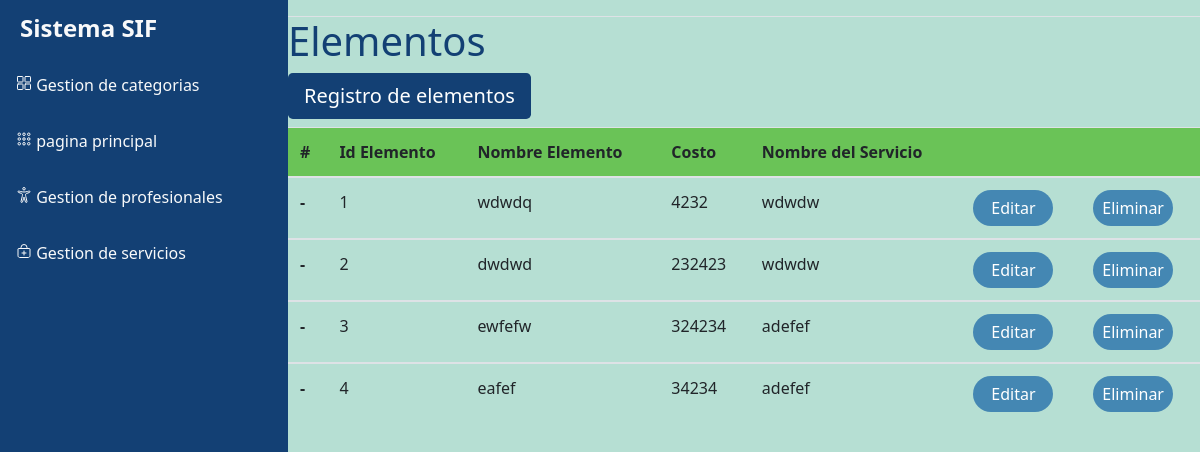
The app's page /vistas/administrador/elementos.php with its own data.
### tables this page shows
CREATE TABLE `elementos` (
  `Codelemento` int(11) NOT NULL,
  `Nombre` varchar(11) NOT NULL,
  `costo` int(11) NOT NULL,
  `idServicio` int(11) NOT NULL
);

CREATE TABLE `servicios` (
  `idServicio` int(11) NOT NULL,
  `nombre` varchar(30) NOT NULL,
  `IdCategoria` int(11) NOT NULL
);

### vistas/administrador/elementos.php (the view, shortened to what this page needs)
<?php
$conexion= mysqli_connect('localhost','root','','proyecto_final_web2');
 ?>
<!doctype html>
<html lang="en">
<head>
    <link rel="stylesheet" href="https://stackpath.bootstrapcdn.com/bootstrap/4.3.1/css/bootstrap.min.css"
>
    <link rel="stylesheet" href="../../Recursos/Bootstrap.css">
</head>
<body>
    <div class="d-flex" id="content-wrapper">
        <div id="sidebar-container" class="bg-primary">
            <div class="logo">
                <h4 class="text-light font-weight-bold mb-0">Sistema SIF</h4>
            </div>
            <div class="menu">
               <a href="categoria.php" class="d-block text-light p-3 border-0"><ion-icon name="grid-outline"></ion-icon></i>
                Gestion de categorias</a>
          <a href="paginaprincipal.php" class="d-block text-light p-3 border-0"><ion-icon name="apps-outline"></ion-icon></i>
                pagina principal</a>
          <a href="GestionProfes.php" class="d-block text-light p-3 border-0"><ion-icon name="accessibility-outline"></ion-icon></i>
            Gestion de profesionales</a>
          <a href="RegistroServicios.php" class="d-block text-light p-3 border-0"><ion-icon name="bag-add-outline"></ion-icon></i>
             Gestion de servicios</a>
            </div>
        </div>
        <div class="w-100">
         <nav class="navbar navbar-expand-lg navbar-light bg-light border-bottom">
         </nav>
        <div id="content" class="bg-grey w-100">
          <h1>Elementos</h1>
        <div class="box-header with-border">
            <a href="gestionarElementos.php"><button type="button" class="btn btn-primary btn-lg">Registro de elementos</button></a>
              <div class="table-responsice">
              <table class="table caption-top">
                <thead>
                  <tr class="table-active" style="background-color: #73D35E;">
                    <th scope="col">#</th>
                    <th scope="col">Id Elemento</th>
                    <th scope="col">Nombre Elemento</th>
                    <th scope="col">Costo</th>
                    <th scope="col">Nombre del Servicio </th>
                    <th scope="col"></th>
                    <th scope="col"></th>
                  </tr>
                </thead>
                 <?php
                     $sqlPrepared = "SELECT e.Codelemento,
                                     e.Nombre,
                                     e.costo,
                                     s.nombre
                                    FROM elementos as e
                                    INNER JOIN servicios as s
                                    on e.idServicio = s.idServicio ";
                     $result= mysqli_query($conexion,$sqlPrepared);
                     while ($mostrar=mysqli_fetch_array($result)){
                 ?>
                <tbody>
                  <tr>
                    <th scope="row">-</th>
                    <td><?php echo $mostrar['Codelemento']; ?></td>
                    <td><?php echo $mostrar['Nombre']; ?></td>
                    <td><?php echo $mostrar['costo']; ?></td>
                    <td><?php echo $mostrar['nombre']; ?></td>
                    <td><a href="editarElemento.php?
                        Codelemento=<?php echo $mostrar['Codelemento']; ?> &
                        Nombre=<?php echo $mostrar['Nombre']; ?> &
                        costo=<?php echo $mostrar['costo']; ?> &
                        nombre=<?php echo $mostrar['nombre']; ?> ">
      <button class="btn btn-primary badge-pill" style="width: 80px; background-color: #4487B3;">Editar</button></a>
                    <td><a href="../../controladores/BotonEE.php?
                        id=<?php echo $mostrar['Codelemento']; ?>">
      <button class="btn btn-primary badge-pill" style="width: 80px; background-color: #4487B3;">Eliminar</button></a>
                  </tr>
                </tbody>
                 <?php
                     }
                     ?>
              </table>
              </div>
</body>
</html>

### vistas/administrador/elementos.php (style rules this page uses)
* { font-family: Segoe UI; font-size: 16px; }

### records on screen
elementos: Codelemento "1", Nombre "wdwdq", costo "4232", idServicio.nombre "wdwdw"
elementos: Codelemento "2", Nombre "dwdwd", costo "232423", idServicio.nombre "wdwdw"
elementos: Codelemento "3", Nombre "ewfefw", costo "324234", idServicio.nombre "adefef"
elementos: Codelemento "4", Nombre "eafef", costo "34234", idServicio.nombre "adefef"
